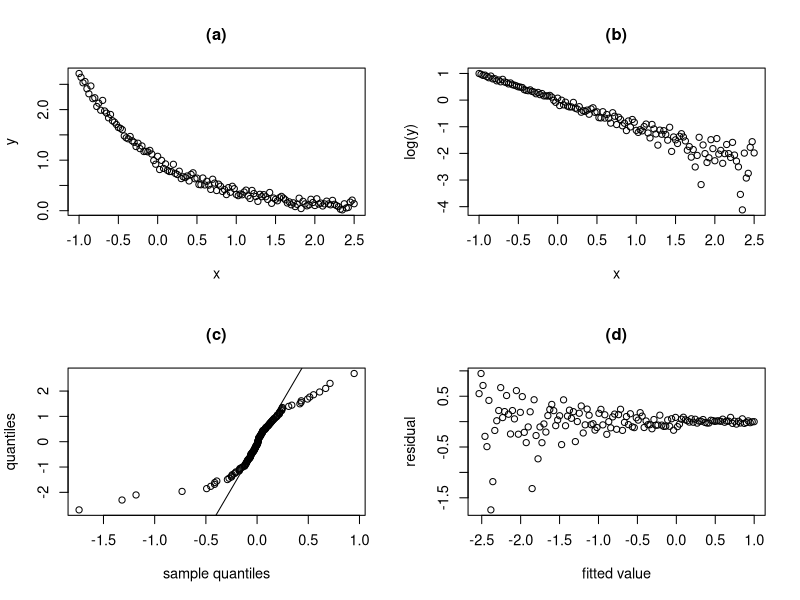

The R script that drew this image:
x= seq(-1,2.5,.025)
n = length(x)
set.seed(3592)
y = exp(-x) + rnorm(n,sd=.06)

postscript("linearizing_sim.ps",width=6,height=5)
par(mfrow=c(2,2),cex.axis=1.05,cex.lab=1.05)
plot(x,y,main="(a)")
plot(x,log(y),main="(b)")
fit = lm(log(y)~x)
qqnorm(fit$res,datax=T,main="(c)",ylab="sample quantiles",xlab="theoretical
quantiles")
qqline(fit$res,datax=T)
plot(fit$fit,fit$res,xlab="fitted value",ylab="residual",main="(d)")
graphics.off()

summary(fit)
